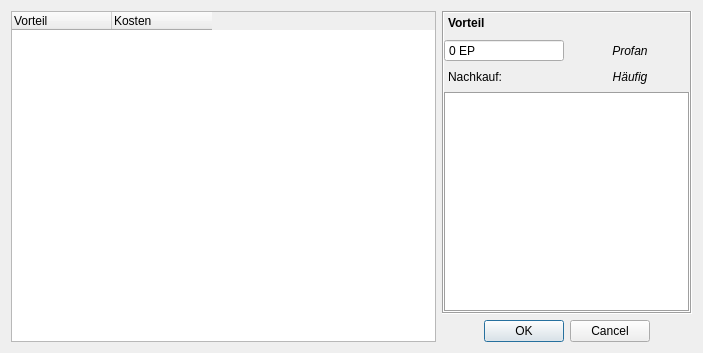
<?xml version="1.0" encoding="UTF-8"?>
<ui version="4.0">
 <class>Dialog</class>
 <widget class="QDialog" name="Dialog">
  <property name="geometry">
   <rect>
    <x>0</x>
    <y>0</y>
    <width>701</width>
    <height>353</height>
   </rect>
  </property>
  <property name="windowTitle">
   <string>Sephrasto - Minderpakt-Vorteil wählen</string>
  </property>
  <layout class="QGridLayout" name="gridLayout_2">
   <item row="0" column="0">
    <widget class="QTreeWidget" name="treeWidget">
     <property name="sizePolicy">
      <sizepolicy hsizetype="Expanding" vsizetype="Expanding">
       <horstretch>0</horstretch>
       <verstretch>0</verstretch>
      </sizepolicy>
     </property>
     <property name="minimumSize">
      <size>
       <width>425</width>
       <height>0</height>
      </size>
     </property>
     <property name="editTriggers">
      <set>QAbstractItemView::NoEditTriggers</set>
     </property>
     <property name="tabKeyNavigation">
      <bool>true</bool>
     </property>
     <property name="showDropIndicator" stdset="0">
      <bool>false</bool>
     </property>
     <property name="alternatingRowColors">
      <bool>true</bool>
     </property>
     <property name="animated">
      <bool>false</bool>
     </property>
     <property name="allColumnsShowFocus">
      <bool>true</bool>
     </property>
     <property name="headerHidden">
      <bool>false</bool>
     </property>
     <attribute name="headerVisible">
      <bool>true</bool>
     </attribute>
     <attribute name="headerCascadingSectionResizes">
      <bool>false</bool>
     </attribute>
     <attribute name="headerDefaultSectionSize">
      <number>100</number>
     </attribute>
     <attribute name="headerHighlightSections">
      <bool>false</bool>
     </attribute>
     <attribute name="headerMinimumSectionSize">
      <number>80</number>
     </attribute>
     <attribute name="headerStretchLastSection">
      <bool>false</bool>
     </attribute>
     <column>
      <property name="text">
       <string>Vorteil</string>
      </property>
      <property name="textAlignment">
       <set>AlignLeading|AlignVCenter</set>
      </property>
     </column>
     <column>
      <property name="text">
       <string>Kosten</string>
      </property>
     </column>
    </widget>
   </item>
   <item row="0" column="1">
    <layout class="QVBoxLayout" name="verticalLayout">
     <item>
      <widget class="QScrollArea" name="scrollArea">
       <property name="minimumSize">
        <size>
         <width>250</width>
         <height>0</height>
        </size>
       </property>
       <property name="maximumSize">
        <size>
         <width>225</width>
         <height>16777215</height>
        </size>
       </property>
       <property name="frameShape">
        <enum>QFrame::Box</enum>
       </property>
       <property name="midLineWidth">
        <number>0</number>
       </property>
       <property name="widgetResizable">
        <bool>true</bool>
       </property>
       <property name="alignment">
        <set>Qt::AlignLeading|Qt::AlignLeft|Qt::AlignVCenter</set>
       </property>
       <widget class="QWidget" name="scrollAreaWidgetContents">
        <property name="geometry">
         <rect>
          <x>0</x>
          <y>0</y>
          <width>246</width>
          <height>300</height>
         </rect>
        </property>
        <layout class="QGridLayout" name="gridLayout">
         <property name="leftMargin">
          <number>0</number>
         </property>
         <property name="topMargin">
          <number>0</number>
         </property>
         <property name="rightMargin">
          <number>0</number>
         </property>
         <property name="bottomMargin">
          <number>0</number>
         </property>
         <item row="0" column="0" colspan="2">
          <widget class="QLabel" name="labelVorteil">
           <property name="minimumSize">
            <size>
             <width>0</width>
             <height>20</height>
            </size>
           </property>
           <property name="font">
            <font>
             <weight>75</weight>
             <bold>true</bold>
            </font>
           </property>
           <property name="styleSheet">
            <string notr="true">margin-left: 1px;</string>
           </property>
           <property name="text">
            <string>Vorteil</string>
           </property>
          </widget>
         </item>
         <item row="3" column="0">
          <widget class="QLabel" name="label">
           <property name="styleSheet">
            <string notr="true">margin-left: 1px</string>
           </property>
           <property name="text">
            <string>Nachkauf:</string>
           </property>
          </widget>
         </item>
         <item row="6" column="0" colspan="2">
          <widget class="QPlainTextEdit" name="plainText">
           <property name="frameShape">
            <enum>QFrame::Box</enum>
           </property>
           <property name="frameShadow">
            <enum>QFrame::Sunken</enum>
           </property>
           <property name="lineWidth">
            <number>1</number>
           </property>
           <property name="readOnly">
            <bool>true</bool>
           </property>
           <property name="backgroundVisible">
            <bool>false</bool>
           </property>
          </widget>
         </item>
         <item row="2" column="1">
          <widget class="QLabel" name="labelTyp">
           <property name="minimumSize">
            <size>
             <width>0</width>
             <height>18</height>
            </size>
           </property>
           <property name="font">
            <font>
             <italic>true</italic>
            </font>
           </property>
           <property name="text">
            <string>Profan</string>
           </property>
           <property name="alignment">
            <set>Qt::AlignCenter</set>
           </property>
          </widget>
         </item>
         <item row="3" column="1">
          <widget class="QLabel" name="labelNachkauf">
           <property name="minimumSize">
            <size>
             <width>0</width>
             <height>18</height>
            </size>
           </property>
           <property name="font">
            <font>
             <italic>true</italic>
            </font>
           </property>
           <property name="text">
            <string>Häufig</string>
           </property>
           <property name="alignment">
            <set>Qt::AlignCenter</set>
           </property>
          </widget>
         </item>
         <item row="2" column="0">
          <widget class="QSpinBox" name="spinKosten">
           <property name="alignment">
            <set>Qt::AlignLeading|Qt::AlignLeft|Qt::AlignVCenter</set>
           </property>
           <property name="readOnly">
            <bool>true</bool>
           </property>
           <property name="buttonSymbols">
            <enum>QAbstractSpinBox::NoButtons</enum>
           </property>
           <property name="suffix">
            <string> EP</string>
           </property>
           <property name="minimum">
            <number>-1000</number>
           </property>
           <property name="maximum">
            <number>1000</number>
           </property>
           <property name="singleStep">
            <number>20</number>
           </property>
          </widget>
         </item>
        </layout>
       </widget>
      </widget>
     </item>
     <item>
      <widget class="QDialogButtonBox" name="buttonBox">
       <property name="orientation">
        <enum>Qt::Horizontal</enum>
       </property>
       <property name="standardButtons">
        <set>QDialogButtonBox::Cancel|QDialogButtonBox::Ok</set>
       </property>
       <property name="centerButtons">
        <bool>true</bool>
       </property>
      </widget>
     </item>
    </layout>
   </item>
  </layout>
 </widget>
 <tabstops>
  <tabstop>treeWidget</tabstop>
  <tabstop>scrollArea</tabstop>
  <tabstop>spinKosten</tabstop>
  <tabstop>plainText</tabstop>
 </tabstops>
 <resources/>
 <connections>
  <connection>
   <sender>buttonBox</sender>
   <signal>accepted()</signal>
   <receiver>Dialog</receiver>
   <slot>accept()</slot>
   <hints>
    <hint type="sourcelabel">
     <x>248</x>
     <y>254</y>
    </hint>
    <hint type="destinationlabel">
     <x>157</x>
     <y>274</y>
    </hint>
   </hints>
  </connection>
  <connection>
   <sender>buttonBox</sender>
   <signal>rejected()</signal>
   <receiver>Dialog</receiver>
   <slot>reject()</slot>
   <hints>
    <hint type="sourcelabel">
     <x>316</x>
     <y>260</y>
    </hint>
    <hint type="destinationlabel">
     <x>286</x>
     <y>274</y>
    </hint>
   </hints>
  </connection>
 </connections>
</ui>
